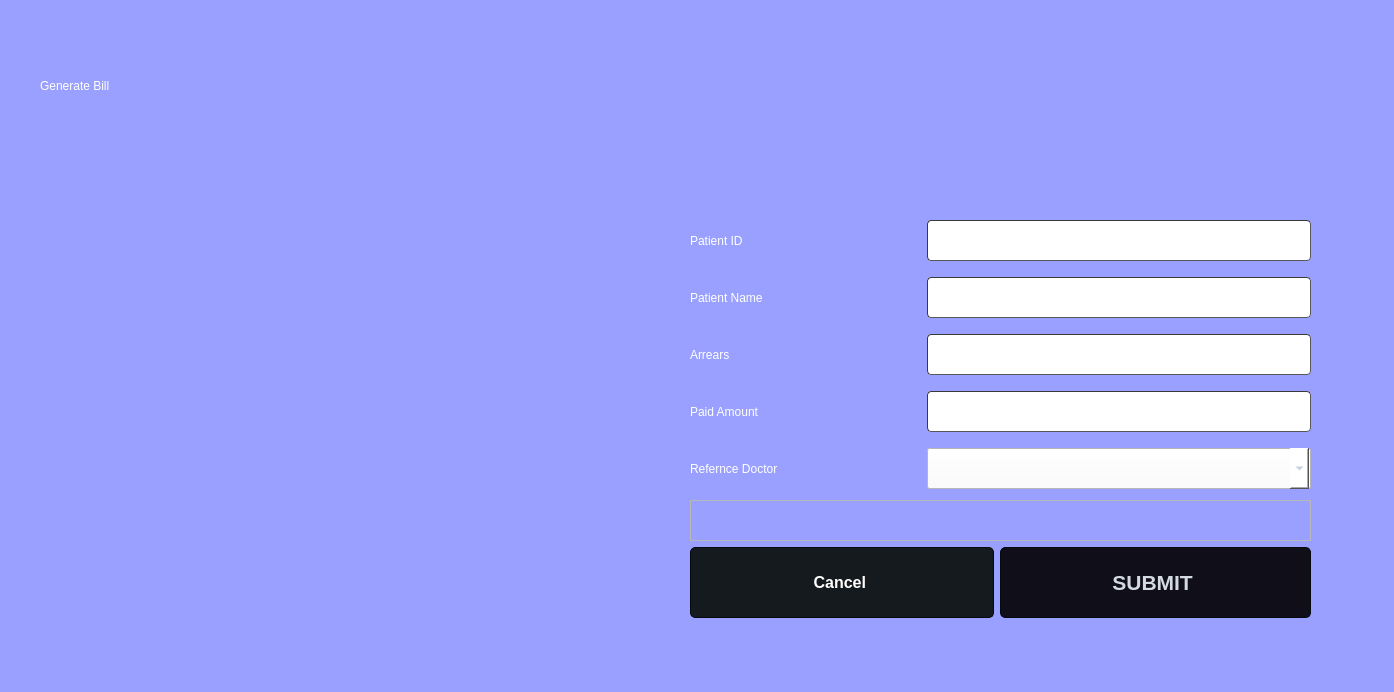
<?xml version="1.0" encoding="UTF-8"?>
<ui version="4.0">
 <class>Dialogbill1</class>
 <widget class="QDialog" name="Dialogbill1">
  <property name="geometry">
   <rect>
    <x>0</x>
    <y>0</y>
    <width>1394</width>
    <height>692</height>
   </rect>
  </property>
  <property name="windowTitle">
   <string>Dialog</string>
  </property>
  <property name="styleSheet">
   <string notr="true">
QMainWindow {
	background-color:rgb(76, 77, 78);
}
QDialog {
	background-color:rgb(153,160,255);
}
QColorDialog {
	background-color:rgb(76, 77, 78);
}
QTextEdit {
	background-color:rgb(0, 0, 0);
	color: #a9b7c6;
}
QPlainTextEdit {
	selection-background-color:#007b50;
	background-color:#1e1d23;
	border-style: solid;
	border-top-color: transparent;
	border-right-color: transparent;
	border-left-color: transparent;
	border-bottom-color: transparent;
	border-width: 1px;
	color: #a9b7c6;
}
QPushButton{
	border-style: solid;
	border-top-color: transparent;
	border-right-color: transparent;
	border-left-color: transparent;
	border-bottom-color: transparent;
	border-width: 1px;
	border-style: solid;
	color: #a9b7c6;
	padding: 2px;
	background-color: #1e1d23;
}
QPushButton::default{
	border-style: inset;
	border-top-color: transparent;
	border-right-color: transparent;
	border-left-color: transparent;
	border-bottom-color: #04b97f;
	border-width: 1px;
	color: #a9b7c6;
	padding: 2px;
	background-color: #1e1d23;
}
QToolButton {
	border-style: solid;
	border-top-color: transparent;
	border-right-color: transparent;
	border-left-color: transparent;
	border-bottom-color: #04b97f;
	border-bottom-width: 1px;
	border-style: solid;
	color: #a9b7c6;
	padding: 2px;
	background-color: #1e1d23;
}
QToolButton:hover{
	border-style: solid;
	border-top-color: transparent;
	border-right-color: transparent;
	border-left-color: transparent;
	border-bottom-color: #37efba;
	border-bottom-width: 2px;
	border-style: solid;
	color: #FFFFFF;
	padding-bottom: 1px;
	background-color: #1e1d23;
}
QPushButton:hover{
	border-style: solid;
	border-top-color: transparent;
	border-right-color: transparent;
	border-left-color: transparent;
	border-bottom-color: #37efba;
	border-bottom-width: 1px;
	border-style: solid;
	color: #FFFFFF;
	padding-bottom: 2px;
	background-color: #1e1d23;
}
QPushButton:pressed{
	border-style: solid;
	border-top-color: transparent;
	border-right-color: transparent;
	border-left-color: transparent;
	border-bottom-color: #37efba;
	border-bottom-width: 2px;
	border-style: solid;
	color: #37efba;
	padding-bottom: 1px;
	background-color: #1e1d23;
}
QPushButton:disabled{
	border-style: solid;
	border-top-color: transparent;
	border-right-color: transparent;
	border-left-color: transparent;
	border-bottom-color: #808086;
	border-bottom-width: 2px;
	border-style: solid;
	color: #808086;
	padding-bottom: 1px;
	background-color: #1e1d23;
}
QLineEdit {
	border-width: 1px; border-radius: 4px;
	border-color: rgb(58, 58, 58);
	border-style: inset;
	padding: 0 8px;
	color: #a9b7c6;
	background:#1e1d23;
	selection-background-color:#007b50;
	selection-color: #FFFFFF;
}
QLabel {
	color: rgb(255, 255, 255);
}
QLCDNumber {
	color: #37e6b4;
}
QProgressBar {
	text-align: center;
	color: rgb(240, 240, 240);
	border-width: 1px; 
	border-radius: 10px;
	border-color: rgb(58, 58, 58);
	border-style: inset;
	background-color:#1e1d23;
}
QProgressBar::chunk {
	background-color: #04b97f;
	border-radius: 5px;
}
QMenuBar {
	background-color: #1e1d23;
}
QMenuBar::item {
	color: #a9b7c6;
  	spacing: 3px;
  	padding: 1px 4px;
  	background: #1e1d23;
}

QMenuBar::item:selected {
  	background:#1e1d23;
	color: #FFFFFF;
}
QMenu::item:selected {
	border-style: solid;
	border-top-color: transparent;
	border-right-color: transparent;
	border-left-color: #04b97f;
	border-bottom-color: transparent;
	border-left-width: 2px;
	color: #FFFFFF;
	padding-left:15px;
	padding-top:4px;
	padding-bottom:4px;
	padding-right:7px;
	background-color: #1e1d23;
}
QMenu::item {
	border-style: solid;
	border-top-color: transparent;
	border-right-color: transparent;
	border-left-color: transparent;
	border-bottom-color: transparent;
	border-bottom-width: 1px;
	border-style: solid;
	color: #a9b7c6;
	padding-left:17px;
	padding-top:4px;
	padding-bottom:4px;
	padding-right:7px;
	background-color: #1e1d23;
}
QMenu{
	background-color:#1e1d23;
}
QTabWidget {
	color:rgb(0,0,0);
	background-color:#1e1d23;
}
QTabWidget::pane {
		border-color: rgb(77,77,77);
		background-color:#1e1d23;
		border-style: solid;
		border-width: 1px;
    	border-radius: 6px;
}
QTabBar::tab {
	border-style: solid;
	border-top-color: transparent;
	border-right-color: transparent;
	border-left-color: transparent;
	border-bottom-color: transparent;
	border-bottom-width: 1px;
	border-style: solid;
	color: #808086;
	padding: 3px;
	margin-left:3px;
	background-color: #1e1d23;
}
QTabBar::tab:selected, QTabBar::tab:last:selected, QTabBar::tab:hover {
  	border-style: solid;
	border-top-color: transparent;
	border-right-color: transparent;
	border-left-color: transparent;
	border-bottom-color: #04b97f;
	border-bottom-width: 2px;
	border-style: solid;
	color: #FFFFFF;
	padding-left: 3px;
	padding-bottom: 2px;
	margin-left:3px;
	background-color: #1e1d23;
}

QCheckBox {
	color: #a9b7c6;
	padding: 2px;
}
QCheckBox:disabled {
	color: #808086;
	padding: 2px;
}

QCheckBox:hover {
	border-radius:4px;
	border-style:solid;
	padding-left: 1px;
	padding-right: 1px;
	padding-bottom: 1px;
	padding-top: 1px;
	border-width:1px;
	border-color: rgb(87, 97, 106);
	background-color:#1e1d23;
}
QCheckBox::indicator:checked {

	height: 10px;
	width: 10px;
	border-style:solid;
	border-width: 1px;
	border-color: #04b97f;
	color: #a9b7c6;
	background-color: #04b97f;
}
QCheckBox::indicator:unchecked {

	height: 10px;
	width: 10px;
	border-style:solid;
	border-width: 1px;
	border-color: #04b97f;
	color: #a9b7c6;
	background-color: transparent;
}
QRadioButton {
	color: #a9b7c6;
	background-color: #1e1d23;
	padding: 1px;
}
QRadioButton::indicator:checked {
	height: 10px;
	width: 10px;
	border-style:solid;
	border-radius:5px;
	border-width: 1px;
	border-color: #04b97f;
	color: #a9b7c6;
	background-color: #04b97f;
}
QRadioButton::indicator:!checked {
	height: 10px;
	width: 10px;
	border-style:solid;
	border-radius:5px;
	border-width: 1px;
	border-color: #04b97f;
	color: #a9b7c6;
	background-color: transparent;
}
QStatusBar {
	color:#027f7f;
}
QSpinBox {
	color: #a9b7c6;	
	background-color: #1e1d23;
}
QDoubleSpinBox {
	color: #a9b7c6;	
	background-color: #1e1d23;
}
QTimeEdit {
	color: #a9b7c6;	
	background-color: #1e1d23;
}
QDateTimeEdit {
	color: #a9b7c6;	
	background-color: #1e1d23;
}
QDateEdit {
	color: #a9b7c6;	
	background-color: #1e1d23;
}
QComboBox {
	color: #a9b7c6;	
	background: #1e1d23;
}
QComboBox:editable {
	background: #1e1d23;
	color: #a9b7c6;
	selection-background-color: #1e1d23;
}
QComboBox QAbstractItemView {
	color: #a9b7c6;	
	background: #1e1d23;
	selection-color: #FFFFFF;
	selection-background-color: #1e1d23;
}
QComboBox:!editable:on, QComboBox::drop-down:editable:on {
	color: #a9b7c6;	
	background: #1e1d23;
}
QFontComboBox {
	color: #a9b7c6;	
	background-color: #1e1d23;
}
QToolBox {
	color: #a9b7c6;
	background-color: #1e1d23;
}
QToolBox::tab {
	color: #a9b7c6;
	background-color: #1e1d23;
}
QToolBox::tab:selected {
	color: #FFFFFF;
	background-color: #1e1d23;
}
QScrollArea {
	color: #FFFFFF;
	background-color: #1e1d23;
}
QSlider::groove:horizontal {
	height: 5px;
	background: #04b97f;
}
QSlider::groove:vertical {
	width: 5px;
	background: #04b97f;
}
QSlider::handle:horizontal {
	background: qlineargradient(x1:0, y1:0, x2:1, y2:1, stop:0 #b4b4b4, stop:1 #8f8f8f);
	border: 1px solid #5c5c5c;
	width: 14px;
	margin: -5px 0;
	border-radius: 7px;
}
QSlider::handle:vertical {
	background: qlineargradient(x1:1, y1:1, x2:0, y2:0, stop:0 #b4b4b4, stop:1 #8f8f8f);
	border: 1px solid #5c5c5c;
	height: 14px;
	margin: 0 -5px;
	border-radius: 7px;
}
QSlider::add-page:horizontal {
    background: white;
}
QSlider::add-page:vertical {
    background: white;
}
QSlider::sub-page:horizontal {
    background: #04b97f;
}
QSlider::sub-page:vertical {
    background: #04b97f;
}</string>
  </property>
  <widget class="QLabel" name="label">
   <property name="geometry">
    <rect>
     <x>40</x>
     <y>0</y>
     <width>471</width>
     <height>171</height>
    </rect>
   </property>
   <property name="styleSheet">
    <string notr="true">font: 35pt &quot;Modern No. 20&quot;;</string>
   </property>
   <property name="text">
    <string>Generate Bill </string>
   </property>
  </widget>
  <widget class="QLabel" name="label_3">
   <property name="geometry">
    <rect>
     <x>80</x>
     <y>160</y>
     <width>511</width>
     <height>431</height>
    </rect>
   </property>
   <property name="minimumSize">
    <size>
     <width>501</width>
     <height>341</height>
    </size>
   </property>
   <property name="styleSheet">
    <string notr="true">
QMainWindow {
	background-color:rgb(76, 77, 78);
}
QDialog {
	background-color:rgb(76, 77, 78);
}
QColorDialog {
	background-color:rgb(76, 77, 78);
}
QTextEdit {
	background-color:rgb(0, 0, 0);
	color: #a9b7c6;
}
QPlainTextEdit {
	selection-background-color:#007b50;
	background-color:#1e1d23;
	border-style: solid;
	border-top-color: transparent;
	border-right-color: transparent;
	border-left-color: transparent;
	border-bottom-color: transparent;
	border-width: 1px;
	color: #a9b7c6;
}
QPushButton{
	border-style: solid;
	border-top-color: transparent;
	border-right-color: transparent;
	border-left-color: transparent;
	border-bottom-color: transparent;
	border-width: 1px;
	border-style: solid;
	color: #a9b7c6;
	padding: 2px;
	background-color: #1e1d23;
}
QPushButton::default{
	border-style: inset;
	border-top-color: transparent;
	border-right-color: transparent;
	border-left-color: transparent;
	border-bottom-color: #04b97f;
	border-width: 1px;
	color: #a9b7c6;
	padding: 2px;
	background-color: #1e1d23;
}
QToolButton {
	border-style: solid;
	border-top-color: transparent;
	border-right-color: transparent;
	border-left-color: transparent;
	border-bottom-color: #04b97f;
	border-bottom-width: 1px;
	border-style: solid;
	color: #a9b7c6;
	padding: 2px;
	background-color: #1e1d23;
}
QToolButton:hover{
	border-style: solid;
	border-top-color: transparent;
	border-right-color: transparent;
	border-left-color: transparent;
	border-bottom-color: #37efba;
	border-bottom-width: 2px;
	border-style: solid;
	color: #FFFFFF;
	padding-bottom: 1px;
	background-color: #1e1d23;
}
QPushButton:hover{
	border-style: solid;
	border-top-color: transparent;
	border-right-color: transparent;
	border-left-color: transparent;
	border-bottom-color: #37efba;
	border-bottom-width: 1px;
	border-style: solid;
	color: #FFFFFF;
	padding-bottom: 2px;
	background-color: #1e1d23;
}
QPushButton:pressed{
	border-style: solid;
	border-top-color: transparent;
	border-right-color: transparent;
	border-left-color: transparent;
	border-bottom-color: #37efba;
	border-bottom-width: 2px;
	border-style: solid;
	color: #37efba;
	padding-bottom: 1px;
	background-color: #1e1d23;
}
QPushButton:disabled{
	border-style: solid;
	border-top-color: transparent;
	border-right-color: transparent;
	border-left-color: transparent;
	border-bottom-color: #808086;
	border-bottom-width: 2px;
	border-style: solid;
	color: #808086;
	padding-bottom: 1px;
	background-color: #1e1d23;
}
QLineEdit {
	border-width: 1px; border-radius: 4px;
	border-color: rgb(58, 58, 58);
	border-style: inset;
	padding: 0 8px;
	color: #a9b7c6;
	background:#1e1d23;
	selection-background-color:#007b50;
	selection-color: #FFFFFF;
}
QLabel {
	color: rgb(255, 255, 255);
}
QLCDNumber {
	color: #37e6b4;
}
QProgressBar {
	text-align: center;
	color: rgb(240, 240, 240);
	border-width: 1px; 
	border-radius: 10px;
	border-color: rgb(58, 58, 58);
	border-style: inset;
	background-color:#1e1d23;
}
QProgressBar::chunk {
	background-color: #04b97f;
	border-radius: 5px;
}
QMenuBar {
	background-color: #1e1d23;
}
QMenuBar::item {
	color: #a9b7c6;
  	spacing: 3px;
  	padding: 1px 4px;
  	background: #1e1d23;
}

QMenuBar::item:selected {
  	background:#1e1d23;
	color: #FFFFFF;
}
QMenu::item:selected {
	border-style: solid;
	border-top-color: transparent;
	border-right-color: transparent;
	border-left-color: #04b97f;
	border-bottom-color: transparent;
	border-left-width: 2px;
	color: #FFFFFF;
	padding-left:15px;
	padding-top:4px;
	padding-bottom:4px;
	padding-right:7px;
	background-color: #1e1d23;
}
QMenu::item {
	border-style: solid;
	border-top-color: transparent;
	border-right-color: transparent;
	border-left-color: transparent;
	border-bottom-color: transparent;
	border-bottom-width: 1px;
	border-style: solid;
	color: #a9b7c6;
	padding-left:17px;
	padding-top:4px;
	padding-bottom:4px;
	padding-right:7px;
	background-color: #1e1d23;
}
QMenu{
	background-color:#1e1d23;
}
QTabWidget {
	color:rgb(0,0,0);
	background-color:#1e1d23;
}
QTabWidget::pane {
		border-color: rgb(77,77,77);
		background-color:#1e1d23;
		border-style: solid;
		border-width: 1px;
    	border-radius: 6px;
}
QTabBar::tab {
	border-style: solid;
	border-top-color: transparent;
	border-right-color: transparent;
	border-left-color: transparent;
	border-bottom-color: transparent;
	border-bottom-width: 1px;
	border-style: solid;
	color: #808086;
	padding: 3px;
	margin-left:3px;
	background-color: #1e1d23;
}
QTabBar::tab:selected, QTabBar::tab:last:selected, QTabBar::tab:hover {
  	border-style: solid;
	border-top-color: transparent;
	border-right-color: transparent;
	border-left-color: transparent;
	border-bottom-color: #04b97f;
	border-bottom-width: 2px;
	border-style: solid;
	color: #FFFFFF;
	padding-left: 3px;
	padding-bottom: 2px;
	margin-left:3px;
	background-color: #1e1d23;
}

QCheckBox {
	color: #a9b7c6;
	padding: 2px;
}
QCheckBox:disabled {
	color: #808086;
	padding: 2px;
}

QCheckBox:hover {
	border-radius:4px;
	border-style:solid;
	padding-left: 1px;
	padding-right: 1px;
	padding-bottom: 1px;
	padding-top: 1px;
	border-width:1px;
	border-color: rgb(87, 97, 106);
	background-color:#1e1d23;
}
QCheckBox::indicator:checked {

	height: 10px;
	width: 10px;
	border-style:solid;
	border-width: 1px;
	border-color: #04b97f;
	color: #a9b7c6;
	background-color: #04b97f;
}
QCheckBox::indicator:unchecked {

	height: 10px;
	width: 10px;
	border-style:solid;
	border-width: 1px;
	border-color: #04b97f;
	color: #a9b7c6;
	background-color: transparent;
}
QRadioButton {
	color: #a9b7c6;
	background-color: #1e1d23;
	padding: 1px;
}
QRadioButton::indicator:checked {
	height: 10px;
	width: 10px;
	border-style:solid;
	border-radius:5px;
	border-width: 1px;
	border-color: #04b97f;
	color: #a9b7c6;
	background-color: #04b97f;
}
QRadioButton::indicator:!checked {
	height: 10px;
	width: 10px;
	border-style:solid;
	border-radius:5px;
	border-width: 1px;
	border-color: #04b97f;
	color: #a9b7c6;
	background-color: transparent;
}
QStatusBar {
	color:#027f7f;
}
QSpinBox {
	color: #a9b7c6;	
	background-color: #1e1d23;
}
QDoubleSpinBox {
	color: #a9b7c6;	
	background-color: #1e1d23;
}
QTimeEdit {
	color: #a9b7c6;	
	background-color: #1e1d23;
}
QDateTimeEdit {
	color: #a9b7c6;	
	background-color: #1e1d23;
}
QDateEdit {
	color: #a9b7c6;	
	background-color: #1e1d23;
}
QComboBox {
	color: #a9b7c6;	
	background: #1e1d23;
}
QComboBox:editable {
	background: #1e1d23;
	color: #a9b7c6;
	selection-background-color: #1e1d23;
}
QComboBox QAbstractItemView {
	color: #a9b7c6;	
	background: #1e1d23;
	selection-color: #FFFFFF;
	selection-background-color: #1e1d23;
}
QComboBox:!editable:on, QComboBox::drop-down:editable:on {
	color: #a9b7c6;	
	background: #1e1d23;
}
QFontComboBox {
	color: #a9b7c6;	
	background-color: #1e1d23;
}
QToolBox {
	color: #a9b7c6;
	background-color: #1e1d23;
}
QToolBox::tab {
	color: #a9b7c6;
	background-color: #1e1d23;
}
QToolBox::tab:selected {
	color: #FFFFFF;
	background-color: #1e1d23;
}
QScrollArea {
	color: #FFFFFF;
	background-color: #1e1d23;
}
QSlider::groove:horizontal {
	height: 5px;
	background: #04b97f;
}
QSlider::groove:vertical {
	width: 5px;
	background: #04b97f;
}
QSlider::handle:horizontal {
	background: qlineargradient(x1:0, y1:0, x2:1, y2:1, stop:0 #b4b4b4, stop:1 #8f8f8f);
	border: 1px solid #5c5c5c;
	width: 14px;
	margin: -5px 0;
	border-radius: 7px;
}
QSlider::handle:vertical {
	background: qlineargradient(x1:1, y1:1, x2:0, y2:0, stop:0 #b4b4b4, stop:1 #8f8f8f);
	border: 1px solid #5c5c5c;
	height: 14px;
	margin: 0 -5px;
	border-radius: 7px;
}
QSlider::add-page:horizontal {
    background: white;
}
QSlider::add-page:vertical {
    background: white;
}
QSlider::sub-page:horizontal {
    background: #04b97f;
}
QSlider::sub-page:vertical {
    background: #04b97f;
}</string>
   </property>
   <property name="text">
    <string/>
   </property>
  </widget>
  <widget class="QWidget" name="layoutWidget">
   <property name="geometry">
    <rect>
     <x>690</x>
     <y>215</y>
     <width>621</width>
     <height>403</height>
    </rect>
   </property>
   <layout class="QGridLayout" name="gridLayout_2">
    <item row="0" column="0" colspan="2">
     <layout class="QGridLayout" name="gridLayout">
      <item row="0" column="0">
       <widget class="QLabel" name="label_5">
        <property name="minimumSize">
         <size>
          <width>231</width>
          <height>51</height>
         </size>
        </property>
        <property name="styleSheet">
         <string notr="true">font: 25pt &quot;Modern No. 20&quot;;</string>
        </property>
        <property name="text">
         <string>Patient ID</string>
        </property>
       </widget>
      </item>
      <item row="0" column="1">
       <widget class="QLineEdit" name="labelID">
        <property name="minimumSize">
         <size>
          <width>377</width>
          <height>41</height>
         </size>
        </property>
        <property name="font">
         <font>
          <pointsize>14</pointsize>
          <bold>true</bold>
         </font>
        </property>
        <property name="styleSheet">
         <string notr="true">background-color:rgb(255, 255, 255)</string>
        </property>
       </widget>
      </item>
      <item row="1" column="0">
       <widget class="QLabel" name="label_8">
        <property name="minimumSize">
         <size>
          <width>231</width>
          <height>51</height>
         </size>
        </property>
        <property name="styleSheet">
         <string notr="true">font: 25pt &quot;Modern No. 20&quot;;</string>
        </property>
        <property name="text">
         <string>Patient Name</string>
        </property>
       </widget>
      </item>
      <item row="1" column="1">
       <widget class="QLineEdit" name="labelName">
        <property name="minimumSize">
         <size>
          <width>377</width>
          <height>41</height>
         </size>
        </property>
        <property name="font">
         <font>
          <pointsize>14</pointsize>
          <bold>true</bold>
         </font>
        </property>
        <property name="styleSheet">
         <string notr="true">background-color:rgb(255, 255, 255)</string>
        </property>
       </widget>
      </item>
      <item row="2" column="0">
       <widget class="QLabel" name="label_2">
        <property name="minimumSize">
         <size>
          <width>231</width>
          <height>51</height>
         </size>
        </property>
        <property name="styleSheet">
         <string notr="true">font: 25pt &quot;Modern No. 20&quot;;</string>
        </property>
        <property name="text">
         <string>Arrears </string>
        </property>
       </widget>
      </item>
      <item row="2" column="1">
       <widget class="QLineEdit" name="labelArrears">
        <property name="minimumSize">
         <size>
          <width>377</width>
          <height>41</height>
         </size>
        </property>
        <property name="font">
         <font>
          <pointsize>14</pointsize>
          <bold>true</bold>
         </font>
        </property>
        <property name="styleSheet">
         <string notr="true">background-color:rgb(255, 255, 255)</string>
        </property>
       </widget>
      </item>
      <item row="3" column="0">
       <widget class="QLabel" name="label_6">
        <property name="minimumSize">
         <size>
          <width>231</width>
          <height>51</height>
         </size>
        </property>
        <property name="styleSheet">
         <string notr="true">font: 25pt &quot;Modern No. 20&quot;;</string>
        </property>
        <property name="text">
         <string>Paid Amount </string>
        </property>
       </widget>
      </item>
      <item row="3" column="1">
       <widget class="QLineEdit" name="labelPaid">
        <property name="minimumSize">
         <size>
          <width>375</width>
          <height>41</height>
         </size>
        </property>
        <property name="font">
         <font>
          <pointsize>14</pointsize>
          <bold>true</bold>
         </font>
        </property>
        <property name="styleSheet">
         <string notr="true">background-color:rgb(255, 255, 255)</string>
        </property>
       </widget>
      </item>
      <item row="4" column="0">
       <widget class="QLabel" name="label_7">
        <property name="minimumSize">
         <size>
          <width>231</width>
          <height>51</height>
         </size>
        </property>
        <property name="styleSheet">
         <string notr="true">font: 25pt &quot;Modern No. 20&quot;;</string>
        </property>
        <property name="text">
         <string>Refernce Doctor</string>
        </property>
       </widget>
      </item>
      <item row="4" column="1">
       <widget class="QComboBox" name="comboBox">
        <property name="minimumSize">
         <size>
          <width>371</width>
          <height>41</height>
         </size>
        </property>
        <property name="font">
         <font>
          <pointsize>14</pointsize>
          <bold>true</bold>
         </font>
        </property>
        <property name="styleSheet">
         <string notr="true">background-color:rgb(255, 255, 255)</string>
        </property>
        <item>
         <property name="text">
          <string/>
         </property>
        </item>
       </widget>
      </item>
     </layout>
    </item>
    <item row="1" column="0" colspan="2">
     <widget class="QFrame" name="frame">
      <property name="minimumSize">
       <size>
        <width>611</width>
        <height>31</height>
       </size>
      </property>
      <property name="frameShape">
       <enum>QFrame::Shape::StyledPanel</enum>
      </property>
      <property name="frameShadow">
       <enum>QFrame::Shadow::Raised</enum>
      </property>
     </widget>
    </item>
    <item row="2" column="0">
     <widget class="QPushButton" name="pushButton_2">
      <property name="minimumSize">
       <size>
        <width>301</width>
        <height>71</height>
       </size>
      </property>
      <property name="font">
       <font>
        <family>Yu Gothic UI</family>
        <pointsize>12</pointsize>
        <italic>false</italic>
        <bold>true</bold>
       </font>
      </property>
      <property name="styleSheet">
       <string notr="true">
QPushButton{
	border-style: solid;
	border-color: #050a0e;
	border-width: 1px;
	border-radius: 5px;
	color: #d3dae3;
	padding: 2px;
	background-color: #100E19;
    font: 700 12pt &quot;Yu Gothic UI&quot;;
}
QPushButton::default{
	border-style: solid;
	border-color: #050a0e;
	border-width: 1px;
	border-radius: 5px;
	color: #FFFFFF;
	padding: 2px;
	background-color: #151a1e;
font: 700 16pt &quot;Yu Gothic UI&quot;;
}
QPushButton:hover{
	border-style: solid;
	border-top-color: qlineargradient(spread:pad, x1:0, y1:1, x2:1, y2:1, stop:0 #C0DB50, stop:0.4 #C0DB50, stop:0.5 #100E19, stop:1 #100E19);
    border-bottom-color: qlineargradient(spread:pad, x1:0, y1:1, x2:1, y2:1, stop:0 #100E19, stop:0.5 #100E19, stop:0.6 #C0DB50, stop:1 #C0DB50);
    border-left-color: qlineargradient(spread:pad, x1:0, y1:0, x2:0, y2:1, stop:0 #C0DB50, stop:0.3 #C0DB50, stop:0.7 #100E19, stop:1 #100E19);
    border-right-color: qlineargradient(spread:pad, x1:0, y1:1, x2:0, y2:0, stop:0 #C0DB50, stop:0.3 #C0DB50, stop:0.7 #100E19, stop:1 #100E19);
	border-width: 2px;
    border-radius: 1px;
	color: #d3dae3;
	padding: 2px;
}
QPushButton:pressed{
	border-style: solid;
	border-top-color: qlineargradient(spread:pad, x1:0, y1:1, x2:1, y2:1, stop:0 #d33af1, stop:0.4 #d33af1, stop:0.5 #100E19, stop:1 #100E19);
    border-bottom-color: qlineargradient(spread:pad, x1:0, y1:1, x2:1, y2:1, stop:0 #100E19, stop:0.5 #100E19, stop:0.6 #d33af1, stop:1 #d33af1);
    border-left-color: qlineargradient(spread:pad, x1:0, y1:0, x2:0, y2:1, stop:0 #d33af1, stop:0.3 #d33af1, stop:0.7 #100E19, stop:1 #100E19);
    border-right-color: qlineargradient(spread:pad, x1:0, y1:1, x2:0, y2:0, stop:0 #d33af1, stop:0.3 #d33af1, stop:0.7 #100E19, stop:1 #100E19);
	border-width: 2px;
    border-radius: 1px;
	color: #d3dae3;
	padding: 2px;
}
</string>
      </property>
      <property name="text">
       <string>Cancel </string>
      </property>
     </widget>
    </item>
    <item row="2" column="1">
     <widget class="QPushButton" name="pushButton">
      <property name="minimumSize">
       <size>
        <width>311</width>
        <height>71</height>
       </size>
      </property>
      <property name="font">
       <font>
        <family>Yu Gothic UI</family>
        <pointsize>16</pointsize>
        <italic>false</italic>
        <bold>true</bold>
       </font>
      </property>
      <property name="styleSheet">
       <string notr="true">
QPushButton{
	border-style: solid;
	border-color: #050a0e;
	border-width: 1px;
	border-radius: 5px;
	color: #d3dae3;
	padding: 2px;
	background-color: #100E19;
    font: 700 16pt &quot;Yu Gothic UI&quot;;
}
QPushButton::default{
	border-style: solid;
	border-color: #050a0e;
	border-width: 1px;
	border-radius: 5px;
	color: #FFFFFF;
	padding: 2px;
	background-color: #151a1e;
font: 700 16pt &quot;Yu Gothic UI&quot;;
}
QPushButton:hover{
	border-style: solid;
	border-top-color: qlineargradient(spread:pad, x1:0, y1:1, x2:1, y2:1, stop:0 #C0DB50, stop:0.4 #C0DB50, stop:0.5 #100E19, stop:1 #100E19);
    border-bottom-color: qlineargradient(spread:pad, x1:0, y1:1, x2:1, y2:1, stop:0 #100E19, stop:0.5 #100E19, stop:0.6 #C0DB50, stop:1 #C0DB50);
    border-left-color: qlineargradient(spread:pad, x1:0, y1:0, x2:0, y2:1, stop:0 #C0DB50, stop:0.3 #C0DB50, stop:0.7 #100E19, stop:1 #100E19);
    border-right-color: qlineargradient(spread:pad, x1:0, y1:1, x2:0, y2:0, stop:0 #C0DB50, stop:0.3 #C0DB50, stop:0.7 #100E19, stop:1 #100E19);
	border-width: 2px;
    border-radius: 1px;
	color: #d3dae3;
	padding: 2px;
}
QPushButton:pressed{
	border-style: solid;
	border-top-color: qlineargradient(spread:pad, x1:0, y1:1, x2:1, y2:1, stop:0 #d33af1, stop:0.4 #d33af1, stop:0.5 #100E19, stop:1 #100E19);
    border-bottom-color: qlineargradient(spread:pad, x1:0, y1:1, x2:1, y2:1, stop:0 #100E19, stop:0.5 #100E19, stop:0.6 #d33af1, stop:1 #d33af1);
    border-left-color: qlineargradient(spread:pad, x1:0, y1:0, x2:0, y2:1, stop:0 #d33af1, stop:0.3 #d33af1, stop:0.7 #100E19, stop:1 #100E19);
    border-right-color: qlineargradient(spread:pad, x1:0, y1:1, x2:0, y2:0, stop:0 #d33af1, stop:0.3 #d33af1, stop:0.7 #100E19, stop:1 #100E19);
	border-width: 2px;
    border-radius: 1px;
	color: #d3dae3;
	padding: 2px;
}
</string>
      </property>
      <property name="text">
       <string>SUBMIT </string>
      </property>
     </widget>
    </item>
   </layout>
  </widget>
 </widget>
 <resources/>
 <connections/>
</ui>
